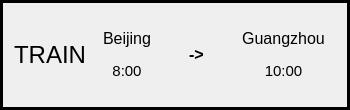
<?xml version="1.0" encoding="UTF-8"?>
<ui version="4.0">
 <class>TransportFrame</class>
 <widget class="QFrame" name="TransportFrame">
  <property name="geometry">
   <rect>
    <x>0</x>
    <y>0</y>
    <width>350</width>
    <height>110</height>
   </rect>
  </property>
  <property name="sizePolicy">
   <sizepolicy hsizetype="Fixed" vsizetype="Fixed">
    <horstretch>0</horstretch>
    <verstretch>0</verstretch>
   </sizepolicy>
  </property>
  <property name="windowTitle">
   <string>TransportFrame</string>
  </property>
  <property name="frameShape">
   <enum>QFrame::Box</enum>
  </property>
  <property name="frameShadow">
   <enum>QFrame::Plain</enum>
  </property>
  <property name="lineWidth">
   <number>3</number>
  </property>
  <layout class="QHBoxLayout" name="horizontalLayout">
   <item>
    <widget class="QLabel" name="vehicle">
     <property name="text">
      <string>&lt;html&gt;&lt;head/&gt;&lt;body&gt;&lt;p align=&quot;center&quot;&gt;&lt;span style=&quot; font-size:18pt;&quot;&gt;TRAIN&lt;/span&gt;&lt;/p&gt;&lt;/body&gt;&lt;/html&gt;</string>
     </property>
    </widget>
   </item>
   <item>
    <widget class="QWidget" name="src" native="true">
     <property name="sizePolicy">
      <sizepolicy hsizetype="Preferred" vsizetype="Preferred">
       <horstretch>0</horstretch>
       <verstretch>0</verstretch>
      </sizepolicy>
     </property>
     <layout class="QVBoxLayout" name="verticalLayout">
      <item>
       <widget class="QLabel" name="srcCity">
        <property name="text">
         <string>&lt;html&gt;&lt;head/&gt;&lt;body&gt;&lt;p align=&quot;center&quot;&gt;&lt;span style=&quot; font-size:12pt;&quot;&gt;Beijing&lt;/span&gt;&lt;/p&gt;&lt;/body&gt;&lt;/html&gt;</string>
        </property>
       </widget>
      </item>
      <item>
       <widget class="QLabel" name="srcTime">
        <property name="text">
         <string>&lt;html&gt;&lt;head/&gt;&lt;body&gt;&lt;p align=&quot;center&quot;&gt;&lt;span style=&quot; font-size:11pt;&quot;&gt;8:00&lt;/span&gt;&lt;/p&gt;&lt;/body&gt;&lt;/html&gt;</string>
        </property>
       </widget>
      </item>
     </layout>
    </widget>
   </item>
   <item>
    <widget class="QLabel" name="arrow">
     <property name="text">
      <string>&lt;html&gt;&lt;head/&gt;&lt;body&gt;&lt;p align=&quot;center&quot;&gt;&lt;span style=&quot; font-size:12pt; font-weight:600;&quot;&gt;-&amp;gt;&lt;/span&gt;&lt;/p&gt;&lt;/body&gt;&lt;/html&gt;</string>
     </property>
    </widget>
   </item>
   <item>
    <widget class="QWidget" name="dest" native="true">
     <layout class="QVBoxLayout" name="verticalLayout_2">
      <item>
       <widget class="QLabel" name="destCity">
        <property name="text">
         <string>&lt;html&gt;&lt;head/&gt;&lt;body&gt;&lt;p align=&quot;center&quot;&gt;&lt;span style=&quot; font-size:12pt;&quot;&gt;Guangzhou&lt;/span&gt;&lt;/p&gt;&lt;/body&gt;&lt;/html&gt;</string>
        </property>
       </widget>
      </item>
      <item>
       <widget class="QLabel" name="destTime">
        <property name="text">
         <string>&lt;html&gt;&lt;head/&gt;&lt;body&gt;&lt;p align=&quot;center&quot;&gt;&lt;span style=&quot; font-size:11pt;&quot;&gt;10:00&lt;/span&gt;&lt;/p&gt;&lt;/body&gt;&lt;/html&gt;</string>
        </property>
       </widget>
      </item>
     </layout>
    </widget>
   </item>
  </layout>
 </widget>
 <layoutdefault spacing="6" margin="11"/>
 <resources/>
 <connections/>
</ui>
